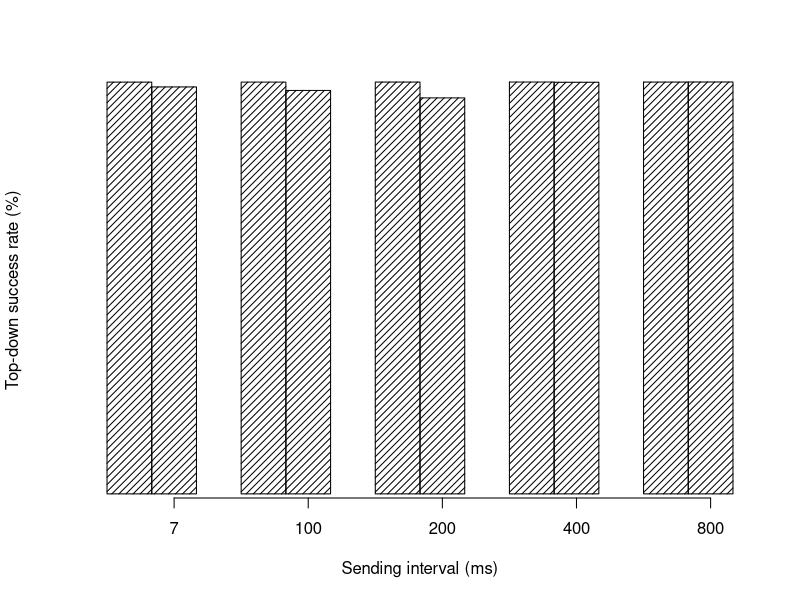

Generate this figure with R: (Note: this script raises an error after producing the figure.)
#####################
#ROUTING SUCCESS
#####################
#XCTP #MATRIX
#BARPLOT
library(Hmisc)

bm = c(0.999380752,
       0.999452214,
       0.999573771,
       0.999623613,
       0.999537757
)#matrix

bx = c(0.987698544,
       0.97921268,
       0.96109906,
       0.999069415,
       0.99969697
)#xctp


bm = bm*100
bx = bx*100



mat = matrix(c(bm[1],bx[1], #scn 1 Matrix, XCTP ---> Sem falhas
               bm[2],bx[2], #scn 2 Matrix, XCTP
               bm[3],bx[3], #scn 3 Matrix, XCTP
               bm[4],bx[4], #scn 4 Matrix, XCTP
               bm[5],bx[5] #scn 5 Matrix, XCTP
), nrow = 2, ncol=5)




flow =  c("MATRIX", "XCTP")
colors = c("#202020","#E0E0E0")
bp = barplot(mat,axes=FALSE,lty=c(3,3),density=c(20,20),col=c("black","black"),
             xlab="Sending interval (ms)",ylab="Top-down success rate (%)", 
             beside=TRUE)#, legend=row)

axis(1, at=bp[2,],labels=c("7","100","200","400","800"))

upper1 = lower1 = c(0.000189208,
                    0.000162217,
                    0.000177626,
                    0.000157981,
                    0.000164475
)

upper2 = lower2 = c(0.015966185,
                    0.012476928,
                    0.024388216,
                    0.001127411,
                    0.000685502
)



upper1 = lower1 = lower1*100
upper2 = lower2 = lower2*100


mat[1,]=mat[1,]-perdas
mat[2,]=mat[2,]-perdas

par(new=TRUE)

barplot(mat,xaxis=flow, ylim=c(0,100),col=colors,  beside=TRUE)#, legend=row)

errbar(bp[1,], mat[1,], mat[1,]+upper1, mat[1,]-lower1, add=T, xlab="", pch="-")
errbar(bp[2,], mat[2,], mat[2,]+upper2, mat[2,]-lower2, add=T, xlab="", pch="-")

grid(col="black",lty = "dotted", lwd = par("lwd"))
grid(col="black",lty = "dotted", lwd = par("lwd"),ny=20)
legend("right", flow, xpd = TRUE,  inset = c(0,0), pch=c(15, 15), col = c("#202020","#E0E0E0"),cex=0.9)


##############################################################################








#LINEPLOT
library(Hmisc)
bm = c(1.000375464,
       1.000320704,
       1.000337609,
       1.000436153,
       1.000377863,
       1.00041804,
       1.000497564,
       1.000447763,
       1.000406558,
       1.000374712,
       1.00041521)#matrix

bx = c(1,
       1,
       1,
       1,
       1,
       0.720491914,
       0.157092872,
       0.074809321,
       0.064305092,
       0.055949202,
       0.035037285
       )#xctp


bm = bm*100
bx = bx*100

times=c(100,200,225,250,275,300,325,350,375,400,800)

lp = plot(times,bm, xaxt='n', type="o", ylim=c(0,100),xlab="Response interval (ms)",ylab="Response success rate (%)", verticals = TRUE, pch = 15, lty=1, col="#202020",main=NULL,lwd=2,cex=1.5)
lines(times,bx, type="o", verticals = TRUE,pch = 16,lty=3, col="#A0A0A0",lwd=2,cex=1.5)
axis(1,at=times)

legend("bottomleft",c("MATRIX", "XCTP"),pch=c(15,16),lty=c(1,3),lwd=1,col=c("#202020","#A0A0A0"))


upper1 = lower1 = c(0.000121983,
                    0.000148227,
                    0.00011514,
                    0.000155196,
                    0.000202404,
                    0.000162515,
                    0.000132239,
                    0.000113701,
                    0.000135528,
                    0.000173323,
                    0.000164306)

upper2 = lower2 = c(0,
                    0,
                    0,
                    0,
                    0,
                    0.102728914,
                    0.166728432,
                    0.003823939,
                    0.003156113,
                    0.001730108,
                    0.001546059
                    )


upper1 = lower1 = lower1*100
upper2 = lower2 = lower2*100


par(new=TRUE)

errbar(times, bm, bm+upper1, bm-lower1, add=T, xlab="", pch="-")
errbar(times, bx, bx+upper2, bx-lower2, add=T, xlab="", pch="-")
